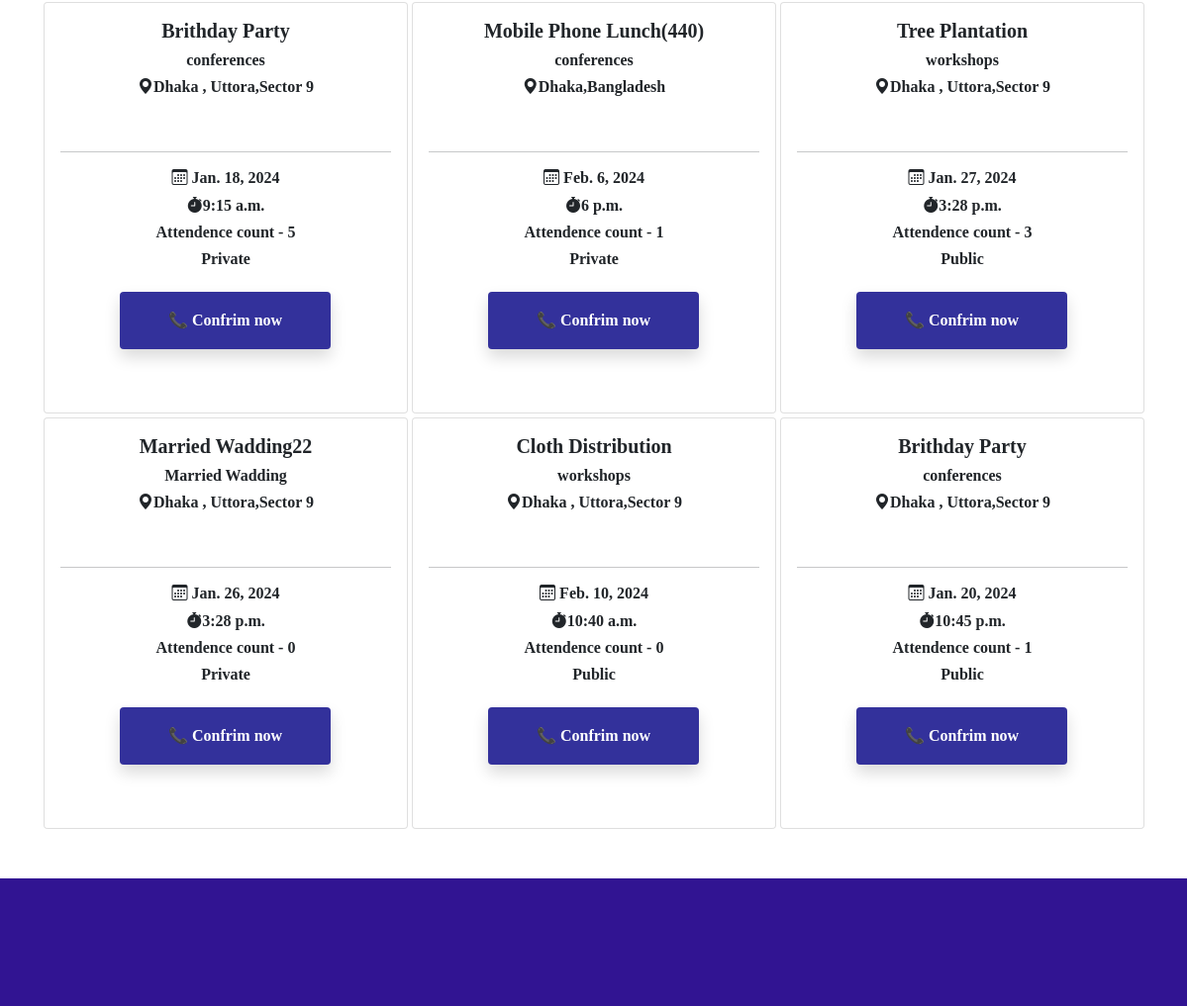
The app's page / (middle part), older data.
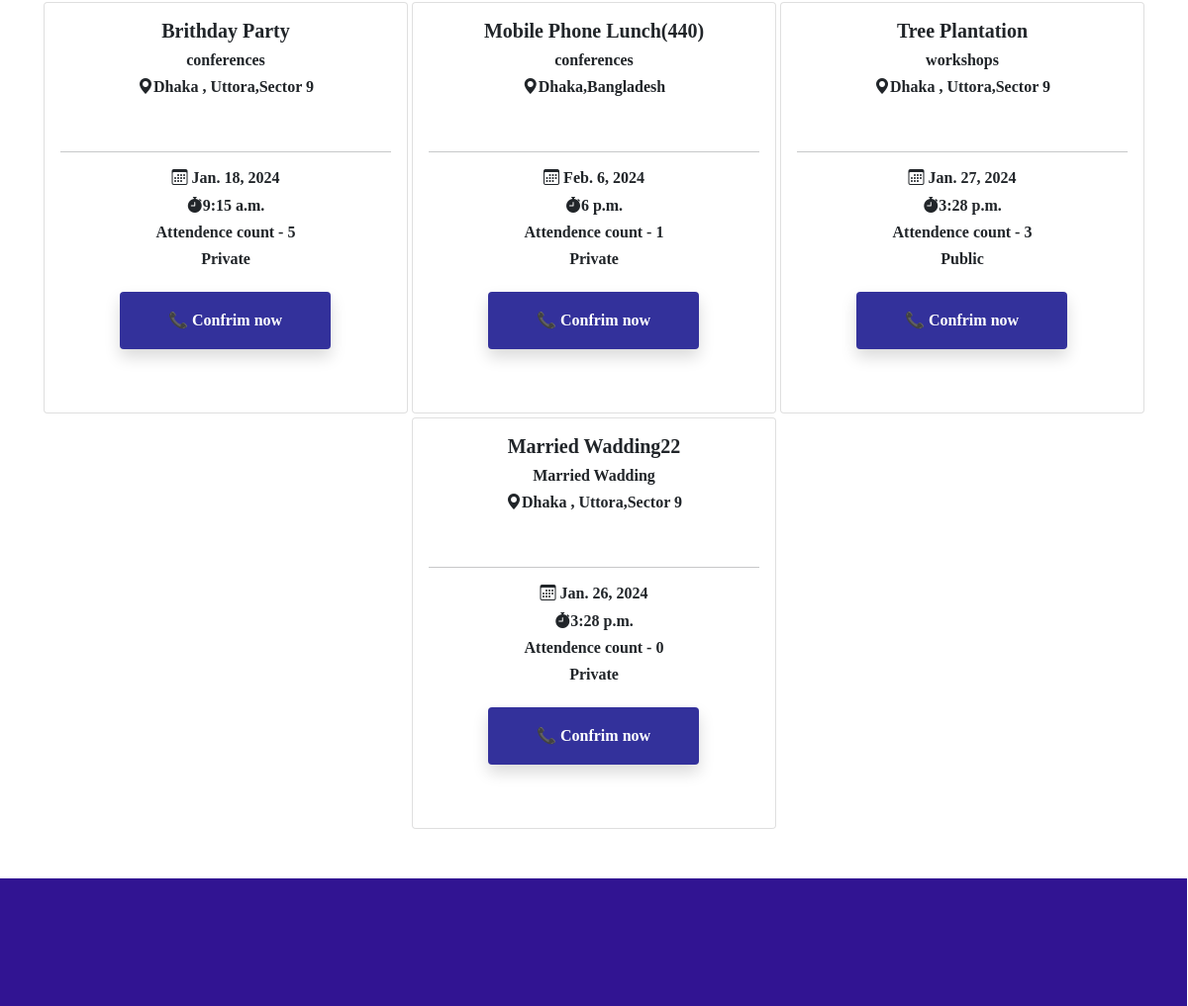
The same page, newer data.
### Event_creation/models.py (models this page shows, shortened)
class Event_creation_model(models.Model):
    event_category = models.ForeignKey(
        Event_category, blank=True, null=True, on_delete=models.CASCADE, default=None
    )
    user = models.ForeignKey(User, blank=True,on_delete=models.CASCADE,null=True)
    count = models.IntegerField(default=0)
    event_name = models.CharField(max_length=250)
    date = models.DateField()
    time = models.TimeField()
    location = models.CharField(max_length=50)
    description = models.TextField()
    event_type = models.CharField(
        max_length=50, choices=EVENT_TYPE_CHOICES, default="Pablic"
    )

### EventCategory/models.py (models this page shows)
class Event_category(models.Model):
    event_category_tags = models.CharField(max_length=50)
    def __str__(self):
        return self.event_category_tags

### core/views.py (the view)
# urls.py: path('', views.EventCreationAll.as_view(),name='home'),
class EventCreationAll(TemplateView):
    template_name = "home.html"
    def get_context_data(self, **kwargs):
        context = super().get_context_data(**kwargs)
        context["EventData"] = Event_creation_model.objects.all()
        return context

### core/templates/home.html (shortened to what this page needs)
{% extends 'base.html'%}
{%load static %}
{% block content %}
<div class=" container mt-5  mb-5 d-flex gap-1 justify-content-center aling-items-center flex-wrap">
  {% for i in EventData %}
  <div class="card  hvr-back-pulse card-line " style="width: 23rem ; height: 26rem;">
    <a href="{% url 'details' i.id%}" class="text-decoration-none text-dark">
      <div class="card-body ">
        <h5 class="card-title fw-bold"> {{i.event_name}}</h5>
        <h6 class="card-title  fw-bold">{{i.event_category}}</h6>
        <h6 class="card-title text-gray fw-bold"><i class="bi bi-geo-alt-fill"></i>{{i.location}}</h6>
        <br>
        <hr class="border-5 border-light">
        <h6 class="card-title fw-bold"><i class="bi bi-calendar3"></i> {{i.date}}</h6>
        <h6 class="card-title fw-bold"><i class="bi bi-stopwatch-fill"></i>{{i.time}}</h6>
        <h6 class="card-title fw-bold">Attendence count - {{i.count}}
        </h6>
        <h6 class="card-title fw-bold">{{i.event_type}}</h6>
        {% if user.is_authenticated and user.is_staff %}
        <a href="{% url 'confrim' %}"
          class="hvr-sweep-to-bottom  sm-btn px-5 py-3 all-button fw-bold btn shadow  mt-3">Confrim User </a>
        {%elif user.is_authenticated%}
        <a href="{% url 'confirm_data' i.pk %}"
          class="hvr-sweep-to-bottom  sm-btn px-5 py-3 all-button fw-bold btn shadow  mt-3"> 📞 Confrim now</a>
        {% else %}
        <a href="{% url 'login'%}" class="hvr-sweep-to-bottom  sm-btn px-5 py-3 all-button fw-bold btn shadow  mt-3"> 📞
          Confrim now</a>
        {% endif %}
    </a>
  </div>
</div>
{% endfor %}
<div style="margin-top: 50px;"
  class="row d-flex container-fluid bg-color justify-content-center align-items-center flex-lg-row flex-sm-column-reverse p-5">
</div>
{% endblock %}

Row changes from the older to the newer data that the page shows:
removed Event_creation_model: event_name "Cloth Distribution", event_category "workshops", location "Dhaka , Uttora,Sector 9", date "Feb. 10, 2024", time "10:40 a.m.", count "0", event_type "Public"
removed Event_creation_model: event_name "Brithday Party", event_category "conferences", location "Dhaka , Uttora,Sector 9", date "Jan. 20, 2024", time "10:45 p.m.", count "1", event_type "Public"
